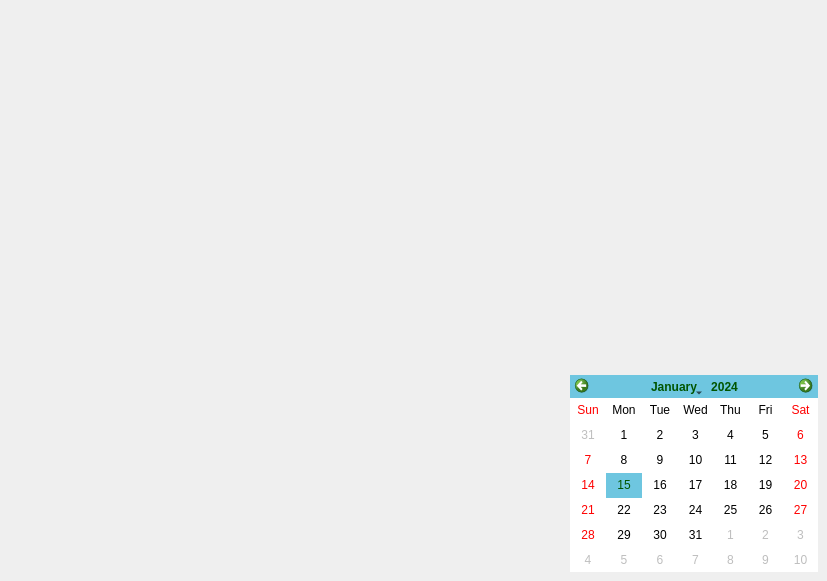
     <widget class="QWidget" name="pc_tab">
      <attribute name="title">
       <string>页</string>
      </attribute>
      <widget class="QLabel" name="labelTemperature">
       <property name="geometry">
        <rect>
         <x>90</x>
         <y>485</y>
         <width>181</width>
         <height>41</height>
        </rect>
       </property>
       <property name="styleSheet">
        <string notr="true">font: 75 20pt &quot;Century Gothic&quot;;
color: rgb(50, 149, 208);</string>
       </property>
       <property name="text">
        <string/>
       </property>
      </widget>
      <widget class="QLabel" name="labelImage2">
       <property name="geometry">
        <rect>
         <x>160</x>
         <y>405</y>
         <width>40</width>
         <height>40</height>
        </rect>
       </property>
       <property name="styleSheet">
        <string notr="true"/>
       </property>
       <property name="text">
        <string/>
       </property>
      </widget>
      <widget class="QLabel" name="loc">
       <property name="geometry">
        <rect>
         <x>210</x>
         <y>275</y>
         <width>22</width>
         <height>30</height>
        </rect>
       </property>
       <property name="styleSheet">
        <string notr="true">border-image: url(:/icons/loc.png);</string>
       </property>
       <property name="text">
        <string/>
       </property>
      </widget>
      <widget class="QLabel" name="city_label">
       <property name="geometry">
        <rect>
         <x>250</x>
         <y>275</y>
         <width>101</width>
         <height>31</height>
        </rect>
       </property>
       <property name="styleSheet">
        <string notr="true">font: 75 20pt &quot;Century Gothic&quot;;
color: rgb(190, 190, 190);</string>
       </property>
       <property name="text">
        <string/>
       </property>
      </widget>
      <widget class="QLabel" name="label_86">
       <property name="geometry">
        <rect>
         <x>713</x>
         <y>245</y>
         <width>101</width>
         <height>101</height>
        </rect>
       </property>
       <property name="styleSheet">
        <string notr="true">border-image: url(:/images/China.png);</string>
       </property>
       <property name="text">
        <string/>
       </property>
      </widget>
      <widget class="QLabel" name="time">
       <property name="geometry">
        <rect>
         <x>400</x>
         <y>385</y>
         <width>91</width>
         <height>41</height>
        </rect>
       </property>
       <property name="styleSheet">
        <string notr="true">font: 75 20pt &quot;Century Gothic&quot;;
color: rgb(50, 149, 208);</string>
       </property>
       <property name="text">
        <string/>
       </property>
      </widget>
      <widget class="QLabel" name="label_52">
       <property name="geometry">
        <rect>
         <x>40</x>
         <y>25</y>
         <width>468</width>
         <height>315</height>
        </rect>
       </property>
       <property name="styleSheet">
        <string notr="true">border-image: url(:/images/Content.png);
border-radius:9px;</string>
       </property>
       <property name="text">
        <string/>
       </property>
      </widget>
      <widget class="QLabel" name="name_label">
       <property name="geometry">
        <rect>
         <x>190</x>
         <y>215</y>
         <width>171</width>
         <height>41</height>
        </rect>
       </property>
       <property name="styleSheet">
        <string notr="true">font: 75 20pt &quot;Century Gothic&quot;;
color: rgb(190, 190, 190);</string>
       </property>
       <property name="text">
        <string/>
       </property>
       <property name="alignment">
        <set>Qt::AlignCenter</set>
       </property>
      </widget>
      <widget class="QLabel" name="label_53">
       <property name="geometry">
        <rect>
         <x>540</x>
         <y>35</y>
         <width>271</width>
         <height>191</height>
        </rect>
       </property>
       <property name="styleSheet">
        <string notr="true">border-image: url(:/images/a.png);
border-radius:9px;</string>
       </property>
       <property name="text">
        <string/>
       </property>
      </widget>
      <widget class="QCalendarWidget" name="calendarWidget">
       <property name="geometry">
        <rect>
         <x>570</x>
         <y>375</y>
         <width>248</width>
         <height>197</height>
        </rect>
       </property>
       <property name="styleSheet">
        <string notr="true">QCalendarWidget QWidget 
{
font: 9pt &quot;Century Gothic&quot;;
selection-background-color: rgb(110, 198, 224);
	alternate-background-color: rgb(255, 255, 255);
	selection-color: rgb(0, 85, 0);
}</string>
       </property>
       <property name="locale">
        <locale language="English" country="UnitedStates"/>
       </property>
       <property name="gridVisible">
        <bool>false</bool>
       </property>
       <property name="selectionMode">
        <enum>QCalendarWidget::SingleSelection</enum>
       </property>
       <property name="horizontalHeaderFormat">
        <enum>QCalendarWidget::ShortDayNames</enum>
       </property>
       <property name="verticalHeaderFormat">
        <enum>QCalendarWidget::NoVerticalHeader</enum>
       </property>
       <property name="navigationBarVisible">
        <bool>true</bool>
       </property>
       <property name="dateEditEnabled">
        <bool>true</bool>
       </property>
      </widget>
      <widget class="QLabel" name="labelImage1">
       <property name="geometry">
        <rect>
         <x>90</x>
         <y>405</y>
         <width>40</width>
         <height>40</height>
        </rect>
       </property>
       <property name="styleSheet">
        <string notr="true"/>
       </property>
       <property name="text">
        <string/>
       </property>
      </widget>
      <widget class="QPushButton" name="findButton">
       <property name="geometry">
        <rect>
         <x>470</x>
         <y>541</y>
         <width>20</width>
         <height>20</height>
        </rect>
       </property>
       <property name="styleSheet">
        <string notr="true">QPushButton 
{ 
background-color: rgba(255, 255, 255, 0);
border-image: url(:/icons/fresh.png);
}
QPushButton:hover 
{ 
	border-image: url(:/icons/Shuffle.png);

}
QPushButton:pressed
{
border-image: url(:/icons/fresh.png);
}</string>
       </property>
       <property name="text">
        <string/>
       </property>
       <property name="flat">
        <bool>true</bool>
       </property>
      </widget>
      <widget class="QLabel" name="labelWind">
       <property name="geometry">
        <rect>
         <x>50</x>
         <y>530</y>
         <width>451</width>
         <height>41</height>
        </rect>
       </property>
       <property name="styleSheet">
        <string notr="true">font: 75 12pt &quot;Century Gothic&quot;;
color: rgb(50, 127, 202);</string>
       </property>
       <property name="text">
        <string/>
       </property>
       <property name="alignment">
        <set>Qt::AlignCenter</set>
       </property>
      </widget>
      <widget class="QLabel" name="label_54">
       <property name="geometry">
        <rect>
         <x>550</x>
         <y>225</y>
         <width>141</width>
         <height>111</height>
        </rect>
       </property>
       <property name="styleSheet">
        <string notr="true">border-image: url(:/images/p1.png);</string>
       </property>
       <property name="text">
        <string/>
       </property>
      </widget>
      <widget class="QLabel" name="look_2">
       <property name="geometry">
        <rect>
         <x>202</x>
         <y>62</y>
         <width>144</width>
         <height>144</height>
        </rect>
       </property>
       <property name="styleSheet">
        <string notr="true">border-image: url(:/face/1.png);</string>
       </property>
       <property name="text">
        <string/>
       </property>
      </widget>
      <widget class="QLabel" name="weather">
       <property name="geometry">
        <rect>
         <x>80</x>
         <y>455</y>
         <width>131</width>
         <height>31</height>
        </rect>
       </property>
       <property name="styleSheet">
        <string notr="true">font: 75 12pt &quot;Century Gothic&quot;;
color: rgb(50, 149, 208);</string>
       </property>
       <property name="text">
        <string/>
       </property>
       <property name="alignment">
        <set>Qt::AlignCenter</set>
       </property>
      </widget>
      <widget class="QLabel" name="weatherback">
       <property name="geometry">
        <rect>
         <x>50</x>
         <y>380</y>
         <width>451</width>
         <height>191</height>
        </rect>
       </property>
       <property name="styleSheet">
        <string notr="true">border-image: url(:/images/weatherback.png);</string>
       </property>
       <property name="text">
        <string/>
       </property>
      </widget>
      <zorder>weatherback</zorder>
      <zorder>labelWind</zorder>
      <zorder>label_52</zorder>
      <zorder>labelTemperature</zorder>
      <zorder>labelImage2</zorder>
      <zorder>loc</zorder>
      <zorder>city_label</zorder>
      <zorder>label_86</zorder>
      <zorder>time</zorder>
      <zorder>name_label</zorder>
      <zorder>label_53</zorder>
      <zorder>calendarWidget</zorder>
      <zorder>labelImage1</zorder>
      <zorder>findButton</zorder>
      <zorder>label_54</zorder>
      <zorder>look_2</zorder>
      <zorder>weather</zorder>
     </widget>
